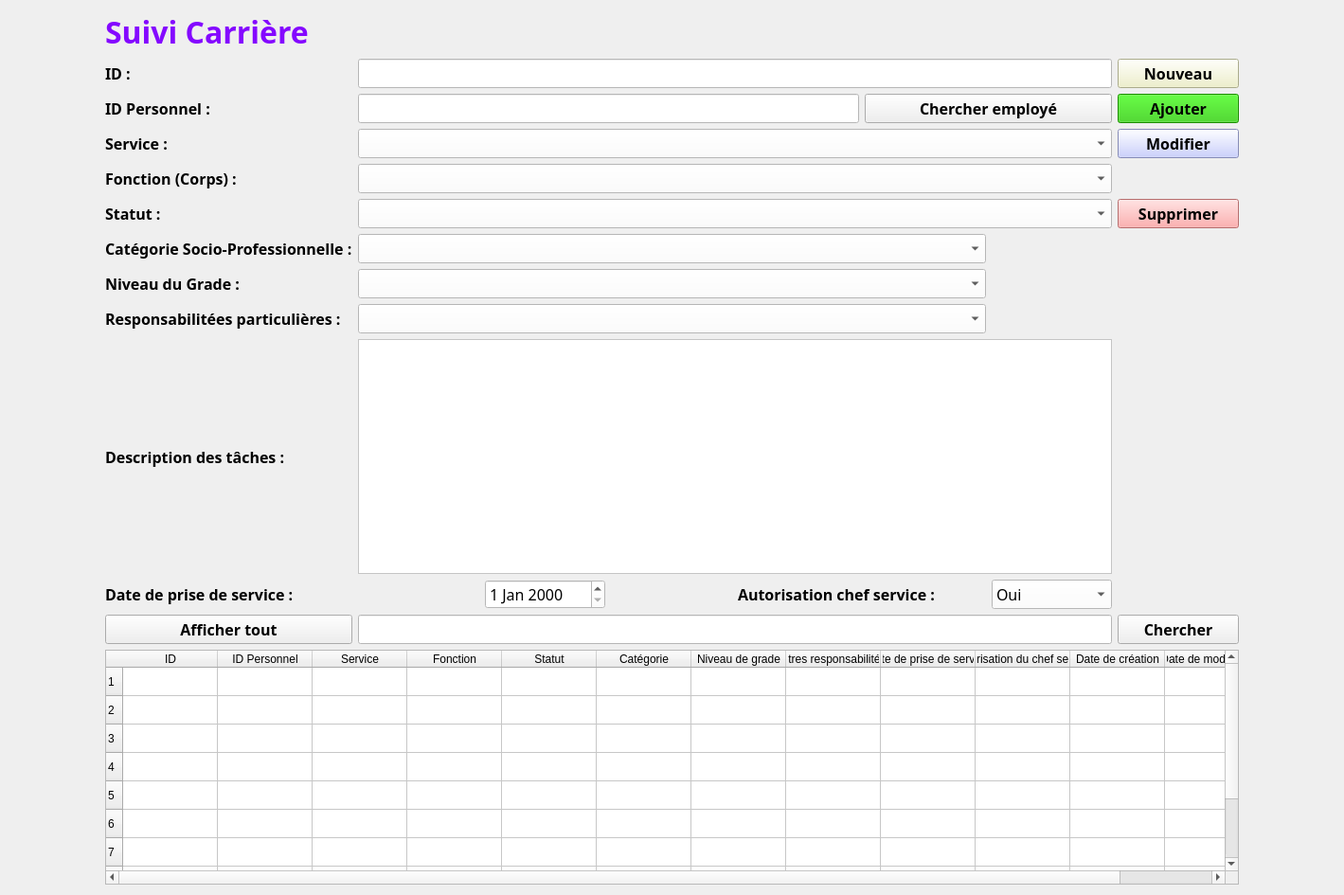
<?xml version="1.0" encoding="UTF-8"?>
<ui version="4.0">
 <class>FenetreSuiviCarriere</class>
 <widget class="QWidget" name="FenetreSuiviCarriere">
  <property name="geometry">
   <rect>
    <x>0</x>
    <y>0</y>
    <width>1419</width>
    <height>945</height>
   </rect>
  </property>
  <property name="windowTitle">
   <string>Form</string>
  </property>
  <layout class="QGridLayout" name="gridLayout_2">
   <item row="0" column="0">
    <layout class="QGridLayout" name="gridLayout">
     <property name="leftMargin">
      <number>100</number>
     </property>
     <property name="rightMargin">
      <number>100</number>
     </property>
     <item row="6" column="1" colspan="5">
      <widget class="QComboBox" name="comboBox_cat_socio_profesionnelle">
       <property name="font">
        <font>
         <family>Corbel</family>
         <pointsize>12</pointsize>
         <weight>50</weight>
         <bold>false</bold>
        </font>
       </property>
       <property name="styleSheet">
        <string notr="true">background-color: rgb(255, 255, 255);</string>
       </property>
      </widget>
     </item>
     <item row="7" column="1" colspan="5">
      <widget class="QComboBox" name="comboBox_grade">
       <property name="font">
        <font>
         <family>Corbel</family>
         <pointsize>12</pointsize>
         <weight>50</weight>
         <bold>false</bold>
        </font>
       </property>
       <property name="styleSheet">
        <string notr="true">background-color: rgb(255, 255, 255);</string>
       </property>
      </widget>
     </item>
     <item row="2" column="5" colspan="2">
      <widget class="QPushButton" name="btn_chercher_employe">
       <property name="font">
        <font>
         <family>Corbel</family>
         <pointsize>12</pointsize>
         <weight>75</weight>
         <bold>true</bold>
        </font>
       </property>
       <property name="text">
        <string>Chercher employé</string>
       </property>
      </widget>
     </item>
     <item row="11" column="1" colspan="6">
      <widget class="QLineEdit" name="txt_chercher">
       <property name="font">
        <font>
         <family>Corbel</family>
         <pointsize>12</pointsize>
         <weight>50</weight>
         <bold>false</bold>
        </font>
       </property>
       <property name="styleSheet">
        <string notr="true">background-color: rgb(255, 255, 255);
border-color: rgb(0, 0, 0);</string>
       </property>
      </widget>
     </item>
     <item row="11" column="7">
      <widget class="QPushButton" name="btn_chercher">
       <property name="font">
        <font>
         <family>Corbel</family>
         <pointsize>12</pointsize>
         <weight>75</weight>
         <bold>true</bold>
        </font>
       </property>
       <property name="text">
        <string>Chercher</string>
       </property>
      </widget>
     </item>
     <item row="2" column="0">
      <widget class="QLabel" name="label_12">
       <property name="font">
        <font>
         <family>Corbel</family>
         <pointsize>12</pointsize>
         <weight>75</weight>
         <bold>true</bold>
        </font>
       </property>
       <property name="text">
        <string>ID Personnel :</string>
       </property>
      </widget>
     </item>
     <item row="0" column="0" colspan="8">
      <widget class="QLabel" name="label">
       <property name="font">
        <font>
         <family>Corbel</family>
         <pointsize>24</pointsize>
         <weight>75</weight>
         <bold>true</bold>
        </font>
       </property>
       <property name="focusPolicy">
        <enum>Qt::NoFocus</enum>
       </property>
       <property name="styleSheet">
        <string notr="true">color: rgb(132, 8, 255);</string>
       </property>
       <property name="text">
        <string>Suivi Carrière</string>
       </property>
      </widget>
     </item>
     <item row="1" column="7">
      <widget class="QPushButton" name="btn_nouveau">
       <property name="font">
        <font>
         <family>Corbel</family>
         <pointsize>12</pointsize>
         <weight>75</weight>
         <bold>true</bold>
        </font>
       </property>
       <property name="styleSheet">
        <string notr="true">background-color: rgb(238, 240, 195);</string>
       </property>
       <property name="text">
        <string>Nouveau</string>
       </property>
      </widget>
     </item>
     <item row="1" column="0">
      <widget class="QLabel" name="label_14">
       <property name="font">
        <font>
         <family>Corbel</family>
         <pointsize>12</pointsize>
         <weight>75</weight>
         <bold>true</bold>
        </font>
       </property>
       <property name="text">
        <string>ID :</string>
       </property>
      </widget>
     </item>
     <item row="11" column="0">
      <widget class="QPushButton" name="btn_afficher_tout">
       <property name="font">
        <font>
         <family>Corbel</family>
         <pointsize>12</pointsize>
         <weight>75</weight>
         <bold>true</bold>
        </font>
       </property>
       <property name="text">
        <string>Afficher tout</string>
       </property>
      </widget>
     </item>
     <item row="12" column="0" colspan="8">
      <widget class="QTableWidget" name="tableWidget_affichage">
       <row>
        <property name="text">
         <string>1</string>
        </property>
       </row>
       <row>
        <property name="text">
         <string>2</string>
        </property>
       </row>
       <row>
        <property name="text">
         <string>3</string>
        </property>
       </row>
       <row>
        <property name="text">
         <string>4</string>
        </property>
       </row>
       <row>
        <property name="text">
         <string>5</string>
        </property>
       </row>
       <row>
        <property name="text">
         <string>6</string>
        </property>
       </row>
       <row>
        <property name="text">
         <string>7</string>
        </property>
       </row>
       <row>
        <property name="text">
         <string>8</string>
        </property>
       </row>
       <row>
        <property name="text">
         <string>9</string>
        </property>
       </row>
       <row>
        <property name="text">
         <string>10</string>
        </property>
       </row>
       <column>
        <property name="text">
         <string>ID</string>
        </property>
       </column>
       <column>
        <property name="text">
         <string>ID Personnel</string>
        </property>
       </column>
       <column>
        <property name="text">
         <string>Service</string>
        </property>
       </column>
       <column>
        <property name="text">
         <string>Fonction</string>
        </property>
       </column>
       <column>
        <property name="text">
         <string>Statut</string>
        </property>
       </column>
       <column>
        <property name="text">
         <string>Catégorie</string>
        </property>
       </column>
       <column>
        <property name="text">
         <string>Niveau de grade</string>
        </property>
       </column>
       <column>
        <property name="text">
         <string>Autres responsabilitées</string>
        </property>
       </column>
       <column>
        <property name="text">
         <string>Date de prise de service</string>
        </property>
       </column>
       <column>
        <property name="text">
         <string>Autorisation du chef service</string>
        </property>
       </column>
       <column>
        <property name="text">
         <string>Date de création</string>
        </property>
       </column>
       <column>
        <property name="text">
         <string>Date de modification</string>
        </property>
       </column>
      </widget>
     </item>
     <item row="3" column="7">
      <widget class="QPushButton" name="btn_modifier">
       <property name="font">
        <font>
         <family>Corbel</family>
         <pointsize>12</pointsize>
         <weight>75</weight>
         <bold>true</bold>
        </font>
       </property>
       <property name="styleSheet">
        <string notr="true">background-color: rgb(188, 195, 255);</string>
       </property>
       <property name="text">
        <string>Modifier</string>
       </property>
      </widget>
     </item>
     <item row="3" column="0">
      <widget class="QLabel" name="label_4">
       <property name="font">
        <font>
         <family>Corbel</family>
         <pointsize>12</pointsize>
         <weight>75</weight>
         <bold>true</bold>
        </font>
       </property>
       <property name="text">
        <string>Service :</string>
       </property>
      </widget>
     </item>
     <item row="4" column="0">
      <widget class="QLabel" name="label_2">
       <property name="font">
        <font>
         <family>Corbel</family>
         <pointsize>12</pointsize>
         <weight>75</weight>
         <bold>true</bold>
        </font>
       </property>
       <property name="text">
        <string>Fonction (Corps) :</string>
       </property>
      </widget>
     </item>
     <item row="10" column="4" colspan="2">
      <widget class="QLabel" name="label_5">
       <property name="font">
        <font>
         <family>Corbel</family>
         <pointsize>12</pointsize>
         <weight>75</weight>
         <bold>true</bold>
        </font>
       </property>
       <property name="text">
        <string>Autorisation chef service :</string>
       </property>
      </widget>
     </item>
     <item row="2" column="7">
      <widget class="QPushButton" name="btn_ajouter">
       <property name="font">
        <font>
         <family>Corbel</family>
         <pointsize>12</pointsize>
         <weight>75</weight>
         <bold>true</bold>
        </font>
       </property>
       <property name="styleSheet">
        <string notr="true">background-color: rgb(36, 198, 0);</string>
       </property>
       <property name="text">
        <string>Ajouter</string>
       </property>
      </widget>
     </item>
     <item row="7" column="0">
      <widget class="QLabel" name="label_8">
       <property name="font">
        <font>
         <family>Corbel</family>
         <pointsize>12</pointsize>
         <weight>75</weight>
         <bold>true</bold>
        </font>
       </property>
       <property name="text">
        <string>Niveau du Grade :</string>
       </property>
      </widget>
     </item>
     <item row="3" column="1" colspan="6">
      <widget class="QComboBox" name="comboBox_service">
       <property name="font">
        <font>
         <family>Corbel</family>
         <pointsize>12</pointsize>
         <weight>50</weight>
         <bold>false</bold>
        </font>
       </property>
       <property name="styleSheet">
        <string notr="true">background-color: rgb(255, 255, 255);</string>
       </property>
      </widget>
     </item>
     <item row="1" column="1" colspan="6">
      <widget class="QLineEdit" name="txt_id">
       <property name="enabled">
        <bool>false</bool>
       </property>
       <property name="font">
        <font>
         <family>Corbel</family>
         <pointsize>12</pointsize>
         <weight>50</weight>
         <bold>false</bold>
        </font>
       </property>
       <property name="styleSheet">
        <string notr="true">background-color: rgb(255, 255, 255);
border-color: rgb(0, 0, 0);</string>
       </property>
       <property name="text">
        <string/>
       </property>
      </widget>
     </item>
     <item row="10" column="0" colspan="2">
      <widget class="QLabel" name="label_7">
       <property name="font">
        <font>
         <family>Corbel</family>
         <pointsize>12</pointsize>
         <weight>75</weight>
         <bold>true</bold>
        </font>
       </property>
       <property name="text">
        <string>Date de prise de service :</string>
       </property>
      </widget>
     </item>
     <item row="5" column="1" colspan="6">
      <widget class="QComboBox" name="comboBox_statut">
       <property name="font">
        <font>
         <family>Corbel</family>
         <pointsize>12</pointsize>
         <weight>50</weight>
         <bold>false</bold>
        </font>
       </property>
       <property name="styleSheet">
        <string notr="true">background-color: rgb(255, 255, 255);</string>
       </property>
      </widget>
     </item>
     <item row="9" column="1" colspan="6">
      <widget class="QTextEdit" name="txt_description_tache">
       <property name="font">
        <font>
         <family>Corbel</family>
         <pointsize>12</pointsize>
         <weight>75</weight>
         <bold>true</bold>
        </font>
       </property>
       <property name="styleSheet">
        <string notr="true">background-color: rgb(255, 255, 255);
border-color: rgb(0, 0, 0);</string>
       </property>
      </widget>
     </item>
     <item row="10" column="2">
      <widget class="QDateEdit" name="date_prise_service">
       <property name="font">
        <font>
         <family>Corbel</family>
         <pointsize>12</pointsize>
         <weight>50</weight>
         <bold>false</bold>
        </font>
       </property>
       <property name="styleSheet">
        <string notr="true">background-color: rgb(255, 255, 255);</string>
       </property>
      </widget>
     </item>
     <item row="4" column="1" colspan="6">
      <widget class="QComboBox" name="comboBox_fonction">
       <property name="font">
        <font>
         <family>Corbel</family>
         <pointsize>12</pointsize>
         <weight>50</weight>
         <bold>false</bold>
        </font>
       </property>
       <property name="styleSheet">
        <string notr="true">background-color: rgb(255, 255, 255);</string>
       </property>
      </widget>
     </item>
     <item row="5" column="0">
      <widget class="QLabel" name="label_6">
       <property name="font">
        <font>
         <family>Corbel</family>
         <pointsize>12</pointsize>
         <weight>75</weight>
         <bold>true</bold>
        </font>
       </property>
       <property name="text">
        <string>Statut :</string>
       </property>
      </widget>
     </item>
     <item row="5" column="7">
      <widget class="QPushButton" name="btn_supprimer">
       <property name="font">
        <font>
         <family>Corbel</family>
         <pointsize>12</pointsize>
         <weight>75</weight>
         <bold>true</bold>
        </font>
       </property>
       <property name="styleSheet">
        <string notr="true">background-color: rgb(255, 152, 152);</string>
       </property>
       <property name="text">
        <string>Supprimer</string>
       </property>
      </widget>
     </item>
     <item row="9" column="0">
      <widget class="QLabel" name="label_3">
       <property name="font">
        <font>
         <family>Corbel</family>
         <pointsize>12</pointsize>
         <weight>75</weight>
         <bold>true</bold>
        </font>
       </property>
       <property name="layoutDirection">
        <enum>Qt::RightToLeft</enum>
       </property>
       <property name="frameShadow">
        <enum>QFrame::Plain</enum>
       </property>
       <property name="lineWidth">
        <number>3</number>
       </property>
       <property name="text">
        <string>Description des tâches : </string>
       </property>
       <property name="textFormat">
        <enum>Qt::PlainText</enum>
       </property>
      </widget>
     </item>
     <item row="2" column="1" colspan="4">
      <widget class="QLineEdit" name="txt_id_personnel">
       <property name="font">
        <font>
         <family>Corbel</family>
         <pointsize>12</pointsize>
         <weight>50</weight>
         <bold>false</bold>
        </font>
       </property>
       <property name="styleSheet">
        <string notr="true">background-color: rgb(255, 255, 255);
border-color: rgb(0, 0, 0);</string>
       </property>
      </widget>
     </item>
     <item row="6" column="0">
      <widget class="QLabel" name="label_9">
       <property name="font">
        <font>
         <family>Corbel</family>
         <pointsize>12</pointsize>
         <weight>75</weight>
         <bold>true</bold>
        </font>
       </property>
       <property name="text">
        <string>Catégorie Socio-Professionnelle :</string>
       </property>
      </widget>
     </item>
     <item row="10" column="6">
      <widget class="QComboBox" name="comboBox_autorisation_chefservice">
       <property name="font">
        <font>
         <family>Corbel</family>
         <pointsize>12</pointsize>
         <weight>50</weight>
         <bold>false</bold>
        </font>
       </property>
       <property name="styleSheet">
        <string notr="true">background-color: rgb(255, 255, 255);</string>
       </property>
       <item>
        <property name="text">
         <string>Oui</string>
        </property>
       </item>
       <item>
        <property name="text">
         <string>Non</string>
        </property>
       </item>
      </widget>
     </item>
     <item row="8" column="0">
      <widget class="QLabel" name="label_10">
       <property name="font">
        <font>
         <family>Corbel</family>
         <pointsize>12</pointsize>
         <weight>75</weight>
         <bold>true</bold>
        </font>
       </property>
       <property name="text">
        <string>Responsabilitées particulières :</string>
       </property>
      </widget>
     </item>
     <item row="8" column="1" colspan="5">
      <widget class="QComboBox" name="comboBox_autres_fonction">
       <property name="font">
        <font>
         <family>Corbel</family>
         <pointsize>12</pointsize>
         <weight>50</weight>
         <bold>false</bold>
        </font>
       </property>
       <property name="styleSheet">
        <string notr="true">background-color: rgb(255, 255, 255);</string>
       </property>
      </widget>
     </item>
    </layout>
   </item>
  </layout>
 </widget>
 <tabstops>
  <tabstop>txt_id</tabstop>
  <tabstop>txt_id_personnel</tabstop>
  <tabstop>btn_chercher_employe</tabstop>
  <tabstop>comboBox_service</tabstop>
  <tabstop>comboBox_fonction</tabstop>
  <tabstop>comboBox_statut</tabstop>
  <tabstop>txt_description_tache</tabstop>
  <tabstop>comboBox_autorisation_chefservice</tabstop>
  <tabstop>btn_nouveau</tabstop>
  <tabstop>btn_ajouter</tabstop>
  <tabstop>btn_modifier</tabstop>
  <tabstop>btn_supprimer</tabstop>
  <tabstop>btn_afficher_tout</tabstop>
  <tabstop>txt_chercher</tabstop>
  <tabstop>btn_chercher</tabstop>
  <tabstop>tableWidget_affichage</tabstop>
 </tabstops>
 <resources/>
 <connections/>
</ui>
